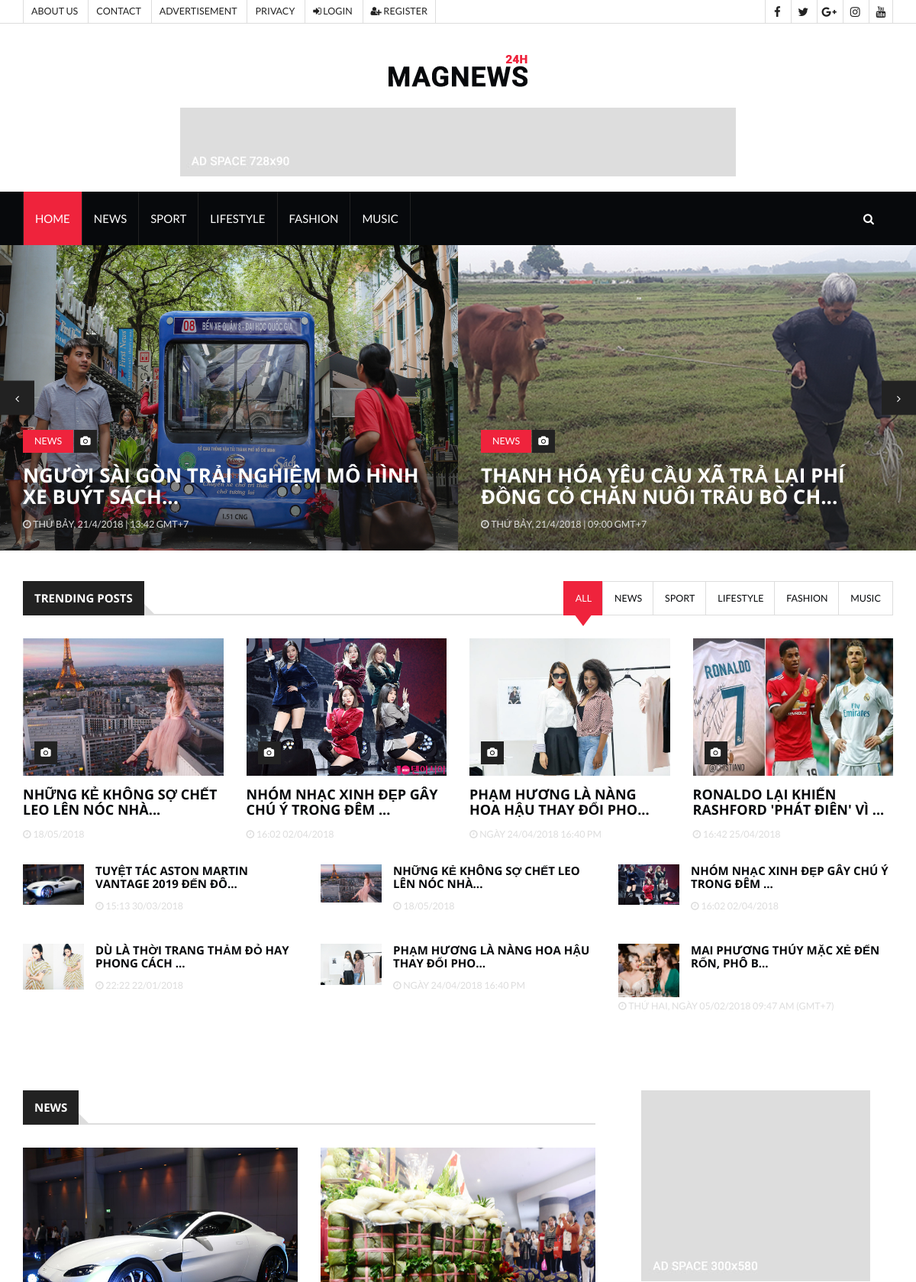
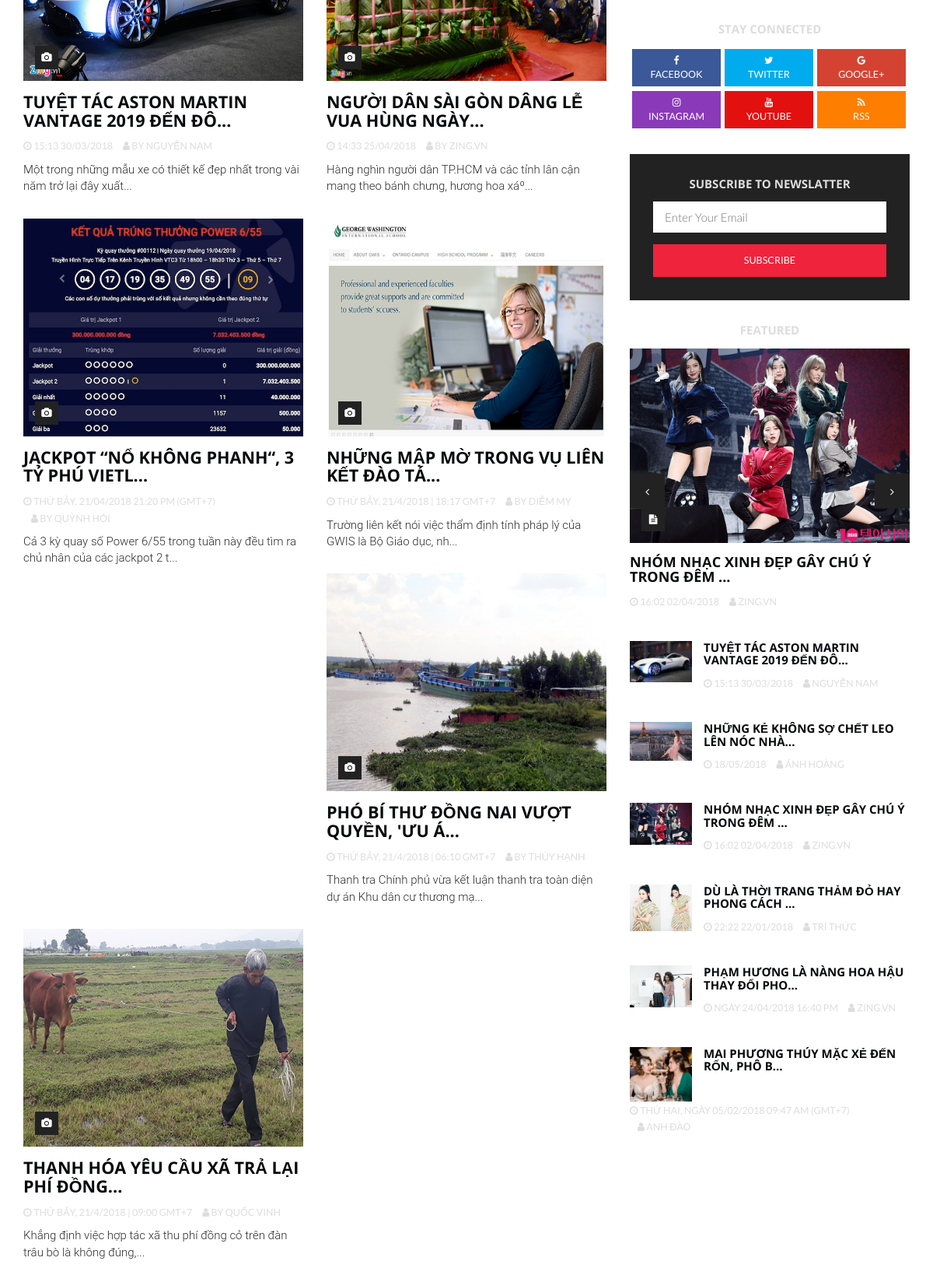
/theloai.php?idTL=1 (upper part), run on the app's committed database (2 pictures, top to bottom).
### tables this page shows
CREATE TABLE IF NOT EXISTS `theloai` (
  `idTL` int(11) NOT NULL AUTO_INCREMENT,
  `tenTL` varchar(200) NOT NULL,
  PRIMARY KEY (`idTL`)
);

CREATE TABLE IF NOT EXISTS `tintuc` (
  `id` int(11) NOT NULL AUTO_INCREMENT,
  `tieuDe` varchar(200) NOT NULL,
  `hinhAnh` varchar(200) NOT NULL,
  `noiDung` text NOT NULL,
  `time` varchar(200) NOT NULL,
  `author` varchar(200) NOT NULL,
  `idTL` int(11) NOT NULL,
  `tinnoibat` int(11) NOT NULL,
  PRIMARY KEY (`id`)
);

### app/db.php (called while the page is built, shortened)
<?php
	class db{
	public static $conn;
	public function __construct(){
		self::$conn = new mysqli(DB_HOST,DB_USER,DB_PASS,DB_NAME);
		self::$conn->set_charset('utf8');
	}
	public function tenTheLoai(){
		$sql="SELECT * FROM theloai";
		$result = self::$conn->query($sql);
		$arr = array();
		while($row = $result->fetch_assoc()){
			$arr[] = $row;
		}
		return $arr;
	}
	public function tinNoiBat($count){
		$sql="SELECT * FROM tintuc WHERE tinnoibat = 1 ORDER BY id DESC LIMIT 0,$count";
		$result = self::$conn->query($sql);
		$arr = array();
		while($row = $result->fetch_assoc()){
			$arr[] = $row;
		}
		return $arr;
	}
	public function hinhNgauNhien(){
		$sql="SELECT * FROM tintuc WHERE hinhAnh ORDER BY RAND()";
		$result = self::$conn->query($sql);
		$arr = array();
		while($row = $result->fetch_assoc()){
			$arr[] = $row;
		}
		return $arr;
	}
	public function tinMoiNhat($count){
		$sql="SELECT * FROM tintuc, theloai WHERE tintuc.idTL = theloai.idTL ORDER BY id DESC LIMIT $count";
		$result = self::$conn->query($sql);
		$arr = array();
		while($row = $result->fetch_assoc()){
			$arr[] = $row;
		}
		return $arr;
	}
	public function tinMoiNhatTL($count, $idTL){
		$sql="SELECT * FROM tintuc,theloai WHERE tintuc.idTL = theloai.idTL AND theloai.idTL = $idTL LIMIT 0,$count";
		$result = self::$conn->query($sql);
		$arr = array();
		while($row = $result->fetch_assoc()){
			$arr[] = $row;
		}
		return $arr;
	}
	public function tinMoiNhatTL1($idTL, $count){
		$sql="SELECT * FROM tintuc WHERE idTL = $idTL ORDER BY id DESC LIMIT 0,$count";
		$result = self::$conn->query($sql);
		$arr = array();
		while($row = $result->fetch_assoc()){
			$arr[] = $row;
		}
		return $arr;
	}
}

### theloai.php (the view, shortened to what this page needs)
<?php
$db = new db();
$user = new users();
?>
<!DOCTYPE html>
<html lang="en">
	<head>
		<link type="text/css" rel="stylesheet" href="public/css/bootstrap.min.css"/>
		<link type="text/css" rel="stylesheet" href="public/css/owl.carousel.css" />
		<link type="text/css" rel="stylesheet" href="public/css/owl.theme.default.css" />
		<link rel="stylesheet" href="public/css/font-awesome.min.css">
		<link type="text/css" rel="stylesheet" href="public/css/style.css"/>
    </head>
	<body>
		<header id="header">
			<div id="top-header">
				<div class="container">
					<div class="header-links">
						<ul>
							<li><a href="#">About us</a></li>
							<li><a href="#">Contact</a></li>
							<li><a href="#">Advertisement</a></li>
							<li><a href="#">Privacy</a></li>
							<?php if (isset($_SESSION['user']))
							{
								$name = $_SESSION['user'];
								$infoUser = $user->getUser($name);
								?>
								<li><a>Hello : <i class="fa fa-user"></i> <?php echo $_SESSION['user'] ?></a></li>
								<li><a href="customer-info/customer.php"><i class="fa fa-cog"></i> My Profile</a></li>
								<li><a href="login/delete.php"><i class="fa fa-sign-out"></i> Logout</a></li>
							<?php }
							else { ?>
								<li><a href="login/index.php"><i class="fa fa-sign-in"></i> Login</a></li>
								<li><a href="register/register.html"><i class="fa fa-user-plus"></i> Register</a></li>
							<?php } ?>
						</ul>
					</div>
					<div class="header-social">
						<ul>
							<li><a href="#"><i class="fa fa-facebook"></i></a></li>
							<li><a href="#"><i class="fa fa-twitter"></i></a></li>
							<li><a href="#"><i class="fa fa-google-plus"></i></a></li>
							<li><a href="#"><i class="fa fa-instagram"></i></a></li>
							<li><a href="#"><i class="fa fa-youtube"></i></a></li>
						</ul>
					</div>
				</div>
			</div>
			<div id="center-header">
				<div class="container">
					<div class="header-logo">
						<a href="index.php" class="logo"><img src="public/images/logo.png" alt=""></a>
					</div>
					<div class="header-ads">
						<img class="center-block" src="public/images/ad-2.jpg" alt="">
					</div>
				</div>
			</div>
			<div id="nav-header">
				<div class="container">
					<nav id="main-nav">
						<ul class="main-nav nav navbar-nav">
							<li class="active"><a href="index.php">Home</a></li>
						<?php
							$tenTheLoai = $db->tenTheLoai();
							foreach ($tenTheLoai as $row) {
						?>
						 <li><a href="theloai.php?idTL=<?php echo $row['idTL'] ?>"><?php echo $row['tenTL'] ?></a></li>
						<?php
						}
						?>
						</ul>
					</nav>
					<div class="button-nav">
						<button class="search-collapse-btn"><i class="fa fa-search"></i></button>
					</div>
				</div>
			</div>
		</header>
		<div id="owl-carousel-1" class="owl-carousel owl-theme center-owl-nav">
			<?php
				$idTL = $_GET['idTL'];
				$tinmoinhatTL = $db->tinMoiNhatTL(10, $idTL);
				foreach ($tinmoinhatTL as $row) {
			?>
			<article class="article thumb-article">
				<div class="article-img">
					<img src="public/images/<?php echo $row['hinhAnh'] ?>" class="img-responsive" alt="" style="width: 100%; height: 400px;">
				</div>
				<div class="article-body">
					<ul class="article-info">
						<li class="article-category"><a href="theloai.php?idTL=<?php echo $row['idTL'] ?>"><?php echo $row['tenTL'] ?></a></li>
						<li class="article-type"><i class="fa fa-camera"></i></li>
					</ul>
					<h2 class="article-title"><a href="post.php?idTL=<?php echo $row['idTL'] ?>&id=<?php echo $row['id'] ?>"><?php echo substr($row['tieuDe'], 0,80)."..." ?></a></h2>
					<ul class="article-meta">
						<li><i class="fa fa-clock-o"></i> <?php echo $row['time'] ?></li>
					</ul>
				</div>
			</article>
			<?php
					}
				?>
		</div>
		<div class="section">
			<div class="container">
				<div class="row">
					<div class="col-md-12">
						<div class="section-title">
							<h2 class="title">Trending Posts</h2>
							<ul class="tab-nav pull-right">
								<li class="active"><a data-toggle="tab" href="#home">All</a></li>
								<li><a data-toggle="tab" href="#tab1">News</a></li>
								<li><a data-toggle="tab" href="#tab2">Sport</a></li>
								<li><a data-toggle="tab" href="#tab3">Lifestyle</a></li>
								<li><a data-toggle="tab" href="#tab4">FASHION</a></li>
								<li><a data-toggle="tab" href="#tab5">Music</a></li>
							</ul>
						</div>
						<div class="tab-content">
							<div id="home" class="tab-pane fade in active">
								<div class="row">
									<?php
										$tinnoiBat = $db->tinNoiBat(4);
										foreach ($tinnoiBat as $row) {
									?>
									<div class="col-md-3 col-sm-6">
										<article class="article">
											<div class="article-img">
												<a href="post.php?idTL=<?php echo $row['idTL'] ?>&id=<?php echo $row['id'] ?>">
													<img src="public/images/<?php echo $row['hinhAnh'] ?>" alt="" style="width: 100%; height: 180px;">
												</a>
												<ul class="article-info">
													<li class="article-type"><i class="fa fa-camera"></i></li>
												</ul>
											</div>
											<div class="article-body">
												<h4 class="article-title"><a href="post.php?idTL=<?php echo $row['idTL'] ?>&id=<?php echo $row['id'] ?>"> <?php echo substr($row['tieuDe'], 0,50)."..." ?> </a></h4>
												<ul class="article-meta">
													<li><i class="fa fa-clock-o"></i> <?php echo $row['time'] ?></li>
												</ul>
											</div>
										</article>
									</div>
									<?php
											}
										?>
								</div>
								<div class="row">
								<?php
								$tinmoinhat = $db->tinMoiNhat(6);
								foreach ($tinmoinhat as $row) {
								?>
									<div class="col-md-4 col-sm-6">
										<article class="article widget-article">
											<div class="article-img">
												<a href="post.php?idTL=<?php echo $row['idTL'] ?>&id=<?php echo $row['id'] ?>">
													<img src="public/images/<?php echo $row['hinhAnh'] ?>"  alt="">
												</a>
											</div>
											<div class="article-body">
												<h4 class="article-title"><a href="post.php?idTL=<?php echo $row['idTL'] ?>&id=<?php echo $row['id'] ?>"><?php echo substr($row['tieuDe'], 0,50)."..." ?></a></h4>
												<ul class="article-meta">
													<li><i class="fa fa-clock-o"></i> <?php echo $row['time'] ?></li>
												</ul>
											</div>
										</article>
									</div>
								<?php
									}
								?>
								</div>
							</div>
									<?php
										$tinnoiBat1 = $db->tinMoiNhatTL1(1,4);
									?>
						</div>
					</div>
				</div>
			</div>
		</div>
		<div class="section">
			<div class="container">
				<div class="row">
					<div class="col-md-8">
						<div class="row">
							<div class="col-md-12">
								<div class="section-title">
									<?php
									$tinmoiTL = $db->tinMoiNhatTL(1,$idTL);
									foreach ($tinmoiTL as $row) {
									?>
									<h2 class="title"><?php echo $row['tenTL'] ?></h2>
									<?php } ?>
								</div>
							</div>
							<?php
								$tinmoiTL = $db->tinMoiNhatTL1($idTL,6);
								foreach ($tinmoiTL as $row) {
							?>
							<div class="col-md-6 col-sm-6">
								<article class="article">
									<div class="article-img">
										<a href="post.php?idTL=<?php echo $row['idTL'] ?>&id=<?php echo $row['id'] ?>">
											<img src="public/images/<?php echo $row['hinhAnh'] ?>" style="width: 100%; height: 280px;" alt="">
										</a>
										<ul class="article-info">
											<li class="article-type"><i class="fa fa-camera"></i></li>
										</ul>
									</div>
									<div class="article-body">
										<h3 class="article-title"><a href="post.php?idTL=<?php echo $row['idTL'] ?>&id=<?php echo $row['id'] ?>"><?php echo substr($row['tieuDe'], 0,50)."..." ?></a></h3>
										<ul class="article-meta">
											<li><i class="fa fa-clock-o"></i> <?php echo $row['time'] ?></li>
											<li><i class="fa fa-user"></i> by <?php echo $row['author'] ?></li>
										</ul>
										<p style="font-family: Roboto;"><?php echo substr($row['noiDung'], 0,100)."..." ?></p>
									</div>
								</article>
							</div>
							<?php
							}
							?>
						</div>
					</div>
					<div class="col-md-4">
						<div class="widget center-block hidden-xs">
							<img class="center-block" src="public/images/ad-1.jpg" alt="">
						</div>
						<div class="widget social-widget">
							<div class="widget-title">
								<h2 class="title">Stay Connected</h2>
							</div>
							<ul>
								<li><a href="#" class="facebook"><i class="fa fa-facebook"></i><br><span>Facebook</span></a></li>
								<li><a href="#" class="twitter"><i class="fa fa-twitter"></i><br><span>Twitter</span></a></li>
								<li><a href="#" class="google"><i class="fa fa-google"></i><br><span>Google+</span></a></li>
								<li><a href="#" class="instagram"><i class="fa fa-instagram"></i><br><span>Instagram</span></a></li>
								<li><a href="#" class="youtube"><i class="fa fa-youtube"></i><br><span>Youtube</span></a></li>
								<li><a href="#" class="rss"><i class="fa fa-rss"></i><br><span>RSS</span></a></li>
							</ul>
						</div>
						<div class="widget subscribe-widget">
							<div class="widget-title">
								<h2 class="title">Subscribe to Newslatter</h2>
							</div>
							<form>
								<input class="input" type="email" placeholder="Enter Your Email">
								<button class="input-btn">Subscribe</button>
							</form>
						</div>
						<div class="widget">
							<div class="widget-title">
								<h2 class="title">FEATURED</h2>
							</div>
							<div id="owl-carousel-3" class="owl-carousel owl-theme center-owl-nav">
								<?php
									$hinhNN = $db->hinhNgauNhien();
									foreach ($hinhNN as $row) {
								?>
								<article class="article">
									<div class="article-img">
										<a href="post.php?idTL=<?php echo $row['idTL'] ?>&id=<?php echo $row['id'] ?>">
											<img src="public/images/<?php echo $row['hinhAnh']?>" style="width: 100%;height: 250px;" alt="">
										</a>
										<ul class="article-info">
											<li class="article-type"><i class="fa fa-file-text"></i></li>
										</ul>
									</div>
									<div class="article-body">
										<h4 class="article-title"><a href="post.php?idTL=<?php echo $row['idTL'] ?>&id=<?php echo $row['id'] ?>"><?php echo substr($row['tieuDe'], 0,50)."..." ?></a></h4>
										<ul class="article-meta">
											<li><i class="fa fa-clock-o"></i> <?php echo $row['time']?></li>
											<li><i class="fa fa-user"></i> <?php echo $row['author']?></li>
										</ul>
									</div>
								</article>
								<?php
								}
								?>
							</div>
							<?php
									$tinMN = $db->tinMoiNhat(6);
									foreach ($tinMN as $row) {
								?>
							<article class="article widget-article">
								<div class="article-img">
									<a href="post.php?idTL=<?php echo $row['idTL'] ?>&id=<?php echo $row['id'] ?>">
										<img src="public/images/<?php echo $row['hinhAnh']?>" alt="">
									</a>
								</div>
								<div class="article-body">
									<h4 class="article-title"><a href="post.php?idTL=<?php echo $row['idTL'] ?>&id=<?php echo $row['id'] ?>"><?php echo substr($row['tieuDe'], 0,50)."..." ?></a></h4>
									<ul class="article-meta">
										<li><i class="fa fa-clock-o"></i> <?php echo $row['time']?></li>
										<li><i class="fa fa-user"></i> <?php echo $row['author']?></li>
									</ul>
								</div>
							</article>
							<?php } ?>
						</div>
					</div>
				</div>
			</div>
		</div>
	</body>
</html>

### data on the page
theloai: tenTL "NEWS"
theloai: tenTL "SPORT"
theloai: tenTL "LIFESTYLE"
theloai: tenTL "FASHION"
theloai: tenTL "MUSIC"
tintuc: hinhAnh (picture), theloai.tenTL "NEWS", tieuDe "NGƯỜI SÀI GÒN TRẢI NGHIỆM MÔ HÌNH XE BUÝT SÁCH", time "THỨ BẢY, 21/4/2018 | 13:42 GMT+7"
tintuc: hinhAnh (picture), theloai.tenTL "NEWS", tieuDe "THANH HÓA YÊU CẦU XÃ TRẢ LẠI PHÍ ĐỒNG CỎ CHĂN NUÔI TRÂU BÒ CH", time "THỨ BẢY, 21/4/2018 | 09:00 GMT+7", tieuDe "THANH HÓA YÊU CẦU XÃ TRẢ LẠI PHÍ ĐỒNG", author "QUỐC VINH", noiDung "Khẳng định việc hợp tác xã thu phí đồng cỏ trên đàn trâu bò là không đúng,"
tintuc: hinhAnh (picture), tieuDe "NHỮNG KẺ KHÔNG SỢ CHẾT LEO LÊN NÓC NHÀ", time "18/05/2018", author "ÁNH HOÀNG"
tintuc: hinhAnh (picture), tieuDe "NHÓM NHẠC XINH ĐẸP GÂY CHÚ Ý TRONG ĐÊM", time "16:02 02/04/2018", author "ZING.VN"
tintuc: hinhAnh (picture), tieuDe "PHẠM HƯƠNG LÀ NÀNG HOA HẬU THAY ĐỔI PHO", time "NGÀY 24/04/2018 16:40 PM", author "ZING.VN"
tintuc: hinhAnh (picture), tieuDe "RONALDO LẠI KHIẾN RASHFORD 'PHÁT ĐIÊN' VÌ", time "16:42 25/04/2018"
tintuc: hinhAnh (picture), tieuDe "TUYỆT TÁC ASTON MARTIN VANTAGE 2019 ĐẾN ĐÔ", time "15:13 30/03/2018", author "NGUYỄN NAM", noiDung "Một trong những mẫu xe có thiết kế đẹp nhất trong vài năm trở lại đây xuất"
tintuc: hinhAnh (picture), tieuDe "DÙ LÀ THỜI TRANG THẢM ĐỎ HAY PHONG CÁCH", time "22:22 22/01/2018", author "TRÍ THỨC"
tintuc: hinhAnh (picture), tieuDe "MAI PHƯƠNG THÚY MẶC XẺ ĐẾN RỐN, PHÔ B", time "THỨ HAI, NGÀY 05/02/2018 09:47 AM (GMT+7)", author "ANH ĐÀO"
tintuc: hinhAnh (picture), tieuDe "NGƯỜI DÂN SÀI GÒN DÂNG LỄ VUA HÙNG NGÀY", time "14:33 25/04/2018", author "ZING.VN", noiDung "Hàng nghìn người dân TP.HCM và các tỉnh lân cận mang theo bánh chưng, hương hoa xáº"
tintuc: hinhAnh (picture), tieuDe "JACKPOT “NỔ KHÔNG PHANH“, 3 TỶ PHÚ VIETL", time "THỨ BẢY, 21/04/2018 21:20 PM (GMT+7)", author "QUỲNH HÓI", noiDung "Cả 3 kỳ quay số Power 6/55 trong tuần này đều tìm ra chủ nhân của các jackpot 2 t"
tintuc: hinhAnh (picture), tieuDe "NHỮNG MẬP MỜ TRONG VỤ LIÊN KẾT ĐÀO TÁ", time "THỨ BẢY, 21/4/2018 | 18:17 GMT+7", author "DIỄM MY", noiDung "Trường liên kết nói việc thẩm định tính pháp lý của GWIS là Bộ Giáo dục, nh"
tintuc: hinhAnh (picture), tieuDe "PHÓ BÍ THƯ ĐỒNG NAI VƯỢT QUYỀN, 'ƯU Á", time "THỨ BẢY, 21/4/2018 | 06:10 GMT+7", author "THÚY HẠNH", noiDung "Thanh tra Chính phủ vừa kết luận thanh tra toàn diện dự án Khu dân cư thương mạ"
